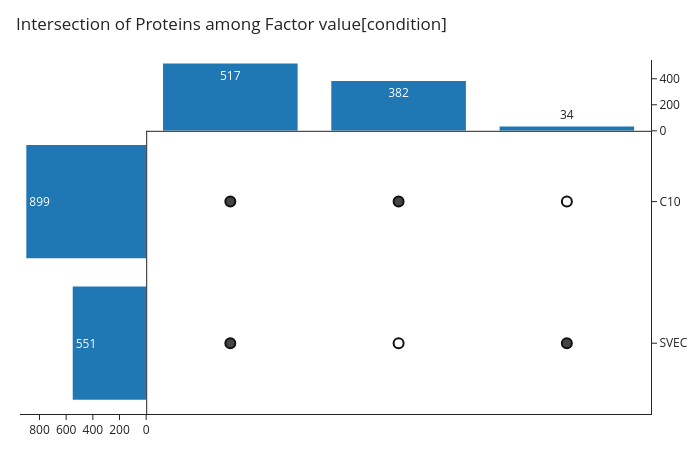

The notebook cell this image was saved under:
### Markdown cell above
### Inspect protein overlap

### Code cell
protein_overlap = mm.pl.plot_upset(
    mdata, modality="protein", groupby="factor value[condition]",
    width=700, height=450,
)
protein_overlap.show()

### Figure 1 — Plotly figure (JSON) as saved in the notebook; plotly's stock layout.template omitted (floating-point values rounded to 4 significant figures)
{"data": [{"hovertemplate": "Sets: %{x}<br>Count: %{y:,d}<extra></extra>", "marker": {"color": "#1f77b4"}, "name": "combination", "showlegend": false, "text": ["517", "382", "34"], "textposition": "auto", "texttemplate": "%{text:,d}", "type": "bar", "x": ["11", "10", "01"], "xaxis": "x2", "y": [517, 382, 34], "yaxis": "y2"}, {"hovertemplate": "Sample: %{y}<extra></extra>", "marker": {"color": "#444444", "line": {"color": "#111111", "width": 2}, "size": 10}, "mode": "markers", "showlegend": false, "type": "scatter", "x": ["11"], "xaxis": "x4", "y": ["C10"], "yaxis": "y4"}, {"hovertemplate": "Sample: %{y}<extra></extra>", "marker": {"color": "#444444", "line": {"color": "#111111", "width": 2}, "size": 10}, "mode": "markers", "showlegend": false, "type": "scatter", "x": ["11"], "xaxis": "x4", "y": ["SVEC"], "yaxis": "y4"}, {"hovertemplate": "Sample: %{y}<extra></extra>", "marker": {"color": "#444444", "line": {"color": "#111111", "width": 2}, "size": 10}, "mode": "markers", "showlegend": false, "type": "scatter", "x": ["10"], "xaxis": "x4", "y": ["C10"], "yaxis": "y4"}, {"hovertemplate": "Sample: %{y}<extra></extra>", "marker": {"color": "white", "line": {"color": "#111111", "width": 2}, "size": 10}, "mode": "markers", "showlegend": false, "type": "scatter", "x": ["10"], "xaxis": "x4", "y": ["SVEC"], "yaxis": "y4"}, {"hovertemplate": "Sample: %{y}<extra></extra>", "marker": {"color": "white", "line": {"color": "#111111", "width": 2}, "size": 10}, "mode": "markers", "showlegend": false, "type": "scatter", "x": ["01"], "xaxis": "x4", "y": ["C10"], "yaxis": "y4"}, {"hovertemplate": "Sample: %{y}<extra></extra>", "marker": {"color": "#444444", "line": {"color": "#111111", "width": 2}, "size": 10}, "mode": "markers", "showlegend": false, "type": "scatter", "x": ["01"], "xaxis": "x4", "y": ["SVEC"], "yaxis": "y4"}, {"hovertemplate": "Sample: %{y}<br>Count: %{x:,d}<extra></extra>", "marker": {"color": "#1f77b4"}, "orientation": "h", "showlegend": false, "text": ["899", "551"], "textposition": "auto", "texttemplate": "%{text:,d}", "type": "bar", "x": [899, 551], "xaxis": "x3", "y": ["C10", "SVEC"], "yaxis": "y3"}], "layout": {"height": 450, "title": {"text": "Intersection of Proteins among Factor value[condition]"}, "width": 700, "xaxis": {"anchor": "y", "domain": [0, 0.2], "matches": "x3", "showticklabels": false}, "xaxis2": {"anchor": "y2", "domain": [0.2, 1], "matches": "x4", "showticklabels": false, "ticklen": 0}, "xaxis3": {"anchor": "y3", "autorange": "reversed", "domain": [0, 0.2], "tickformat": ",d"}, "xaxis4": {"anchor": "y4", "domain": [0.2, 1], "showticklabels": false, "ticklen": 0}, "yaxis": {"anchor": "x", "domain": [0.8, 1]}, "yaxis2": {"anchor": "x2", "domain": [0.8, 1], "matches": "y", "showticklabels": true, "side": "right", "tickformat": ",d"}, "yaxis3": {"anchor": "x3", "autorange": "reversed", "domain": [0, 0.8], "showticklabels": false, "side": "right", "ticklen": 0}, "yaxis4": {"anchor": "x4", "domain": [0, 0.8], "matches": "y3", "showticklabels": true, "side": "right"}}}
